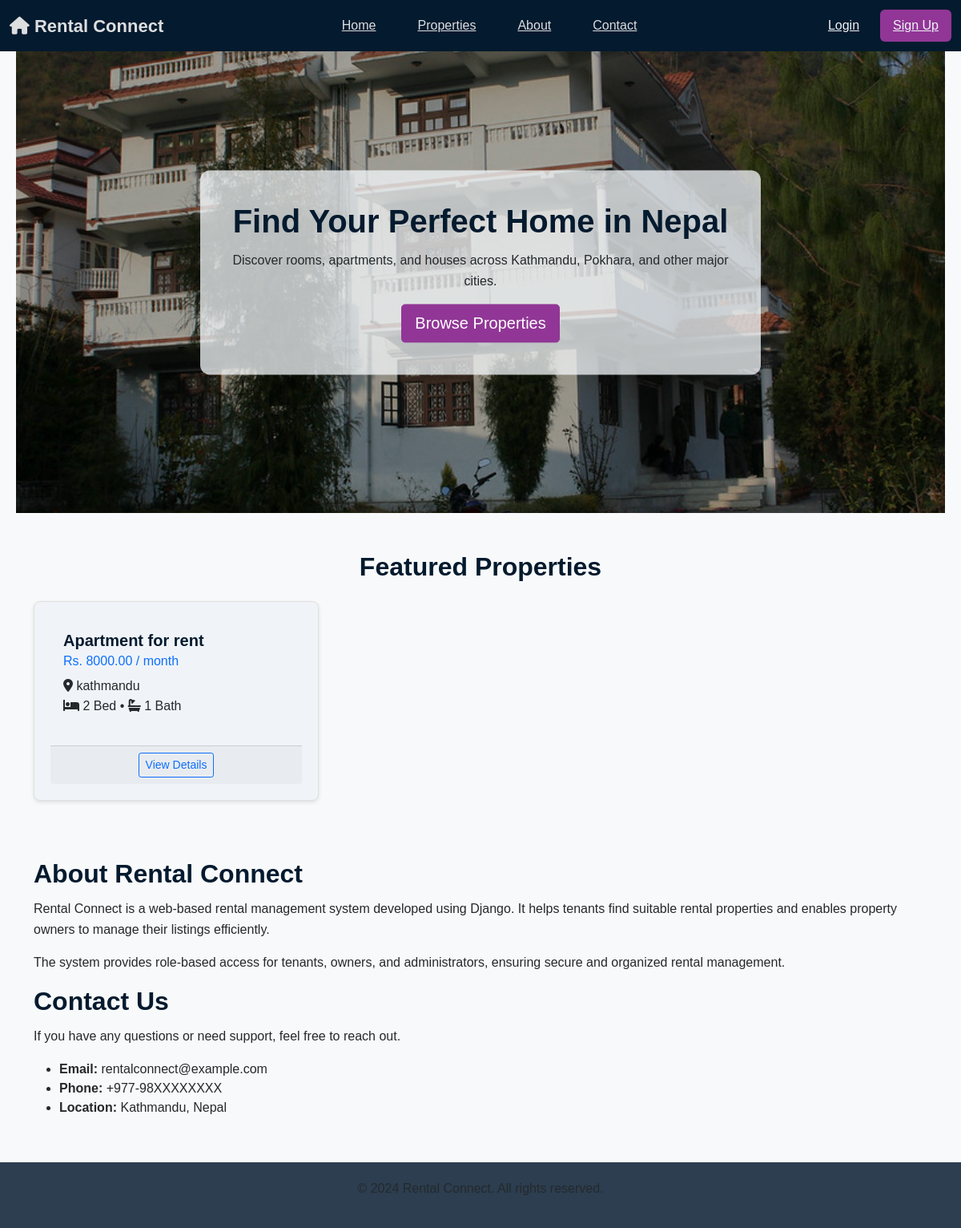
Before: / with the older database file.
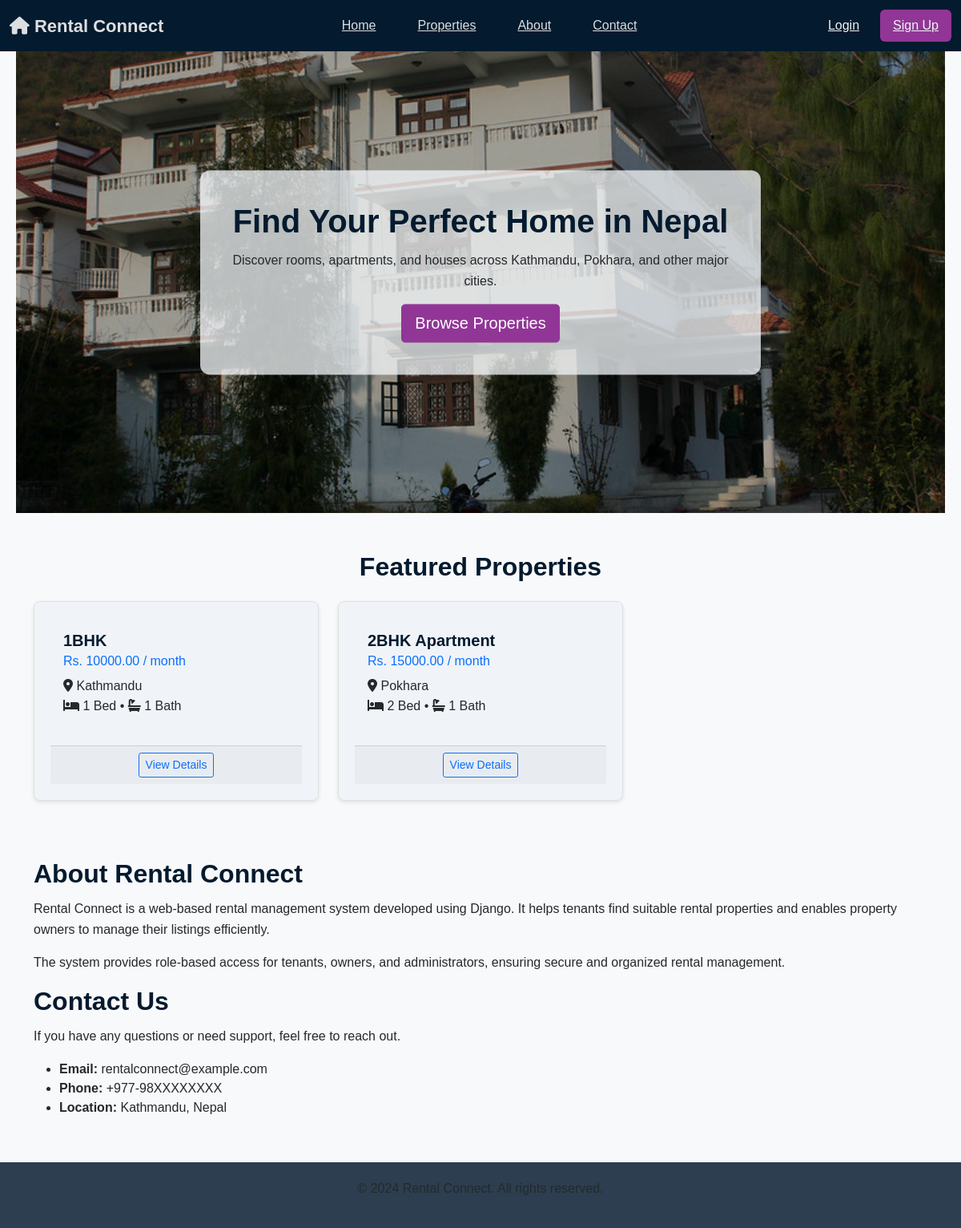
After: the same page with the newer database file.
### listings/models.py (models this page shows, shortened)
class Property(models.Model):
    landlord = models.ForeignKey(
        CustomUser,
        on_delete=models.CASCADE,
        related_name='properties'
    )
    title = models.CharField(max_length=100)
    description = models.TextField()
    city = models.CharField(max_length=50)
    rent = models.DecimalField(max_digits=10, decimal_places=2)
    bedrooms = models.PositiveIntegerField()
    bathrooms = models.PositiveIntegerField()
    address = models.TextField()
    image = models.ImageField(
        upload_to='property_images/',
        blank=True,
        null=True
    )
    is_verified = models.BooleanField(default=False)
    created_at = models.DateTimeField(auto_now_add=True)
    class Meta:
        ordering = ['-created_at']

### listings/views.py (the view, shortened to what this page needs)
# urls.py: path('', views.home, name='home'),
def home(request):
    bookings = None
    owner_properties = []
    if request.user.is_authenticated and request.user.is_tenant:
        bookings = Booking.objects.filter(
            tenant=request.user
        ).order_by('-created_at')
    featured_properties = Property.objects.filter(
        is_verified=True
    ).order_by('-created_at')[:6]
    return render(request, 'listings/home.html', {
        'featured_properties': featured_properties,
        'bookings': bookings,
        'owner_properties': owner_properties,
    })

### templates/listings/home.html (shortened to what this page needs)
{% extends "base.html" %}
{% load static %}
{% block content %}
<section class="hero-section">
    <div class="hero-image-container"></div>
    <div class="hero-overlay"></div>
    <div class="hero-content">
        <h1>Find Your Perfect Home in Nepal</h1>
        <p>
            Discover rooms, apartments, and houses across Kathmandu,
            Pokhara, and other major cities.
        </p>
        <a href="{% url 'property_list' %}" class="btn btn-primary btn-lg">
            Browse Properties
        </a>
    </div>
</section>
<section class="container my-5">
    <h2 class="text-center mb-4">Featured Properties</h2>
    <div class="row">
        {% for property in featured_properties %}
            <div class="col-md-4 mb-4">
                <div class="card property-card h-100">
                    <div class="card-body">
                        <h5 class="card-title">{{ property.title }}</h5>
                        <h6 class="card-subtitle mb-2 text-primary">
                            Rs. {{ property.rent }} / month
                        </h6>
                        <p class="card-text">
                            <i class="fas fa-map-marker-alt"></i>
                            {{ property.city }} <br>
                            <i class="fas fa-bed"></i>
                            {{ property.bedrooms }} Bed •
                            <i class="fas fa-bath"></i>
                            {{ property.bathrooms }} Bath
                        </p>
                    </div>
                    <div class="card-footer text-center">
                        <a href="{% url 'property_detail' property.id %}"
                           class="btn btn-outline-primary btn-sm">
                            View Details
                        </a>
                    </div>
                </div>
            </div>
        {% empty %}
            <div class="col-12">
                <p class="text-center text-muted">
                    No properties available yet.
                </p>
            </div>
        {% endfor %}
    </div>
</section>
<section id="about" class="page-section">
    <div class="container">
        <h2>About Rental Connect</h2>
        <p>
            Rental Connect is a web-based rental management system developed
            using Django. It helps tenants find suitable rental properties
            and enables property owners to manage their listings efficiently.
        </p>
        <p>
            The system provides role-based access for tenants, owners, and
            administrators, ensuring secure and organized rental management.
        </p>
    </div>
</section>
<section id="contact" class="page-section page-section-light">
    <div class="container">
        <h2>Contact Us</h2>
        <p>
            If you have any questions or need support, feel free to reach out.
        </p>
        <ul>
            <li><strong>Email:</strong> rentalconnect@example.com</li>
            <li><strong>Phone:</strong> +977-98XXXXXXXX</li>
            <li><strong>Location:</strong> Kathmandu, Nepal</li>
        </ul>
    </div>
</section>
{% endblock %}

### templates/base.html (shortened to what this page needs)
<!DOCTYPE html>
<html>
<head>
    {% load static %}
    <link href="https://cdn.jsdelivr.net/npm/bootstrap@5.1.3/dist/css/bootstrap.min.css" rel="stylesheet">
    <link rel="stylesheet" href="https://cdnjs.cloudflare.com/ajax/libs/font-awesome/6.0.0/css/all.min.css">
    <link rel="stylesheet" href="{% static 'css/base.css' %}">
    <link rel="stylesheet" href="{% static 'css/style.css' %}">
</head>
<body>
    <div class="top-bar">
        <div class="container">
            <div class="site-title">
                <i class="fas fa-home"></i> Rental Connect
            </div>
            <div class="menu-links">
                <a href="{% url 'home' %}">Home</a>
                <a href="{% url 'property_list' %}">Properties</a>
                <a href="{% url 'home' %}#about" class="scroll-link">About</a>
                <a href="{% url 'home' %}#contact" class="scroll-link">Contact</a>
            </div>
            <div class="auth-links">
    {% if user.is_authenticated %}
        <div class="dropdown">
            <a href="#" class="profile-link dropdown-toggle"
               id="userDropdown"
               data-bs-toggle="dropdown"
               aria-expanded="false">
                <i class="fas fa-user-circle"></i>
                <span class="profile-name">{{ user.username }}</span>
            </a>
            <ul class="dropdown-menu dropdown-menu-end">
                <li>
                    <a class="dropdown-item" href="{% url 'dashboard' %}">
                        Dashboard
                    </a>
                </li>
                <li>
                    <a class="dropdown-item" href="{% url 'update_profile' %}">
                        Update Profile
                    </a>
                </li>
                <li><hr class="dropdown-divider"></li>
                <li>
                    <form method="post" action="{% url 'logout' %}">
                        {% csrf_token %}
                        <button type="submit"
                                class="dropdown-item text-danger">
                            Logout
                        </button>
                    </form>
                </li>
            </ul>
        </div>
    {% else %}
        <a href="{% url 'login' %}" class="login-link">Login</a>
        <a href="{% url 'register' %}" class="btn-signup">Sign Up</a>
    {% endif %}
</div>
        </div>
    </div>
    <div class="main-content">
        <div class="page-content">
            {% block content %}{% endblock %}
        </div>
    </div>
    <div class="bottom-bar">
        <div class="container">
            <p>&copy; 2024 Rental Connect. All rights reserved.</p>
        </div>
    </div>
</body>
</html>

### static/css/base.css (style rules this page uses)
* { margin: 0; padding: 0; box-sizing: border-box; }
html, body { width: 100%; min-height: 100%; overflow-x: hidden; }
body { font-family: Arial, sans-serif; background-color: #f8f9fa; color: #25292c; display: flex; flex-direction: column; }
.top-bar { background: #041a2e; color: #dcdee0; padding: 12px 0; position: fixed; top: 0; left: 0; width: 100%; z-index: 1000; }
.top-bar .container { max-width: 1200px; margin: auto; display: flex; align-items: center; justify-content: space-between; }
.site-title { font-size: 22px; font-weight: bold; }
.menu-links { display: flex; gap: 24px; }
.menu-links a { color: #dcdee0; font-weight: 500; padding: 8px 14px; border-radius: 4px; transition: 0.3s; }
.auth-links { display: flex; align-items: center; gap: 10px; }
.auth-links a { color: #f0f4f8; padding: 8px 16px; border-radius: 6px; transition: 0.3s; font-weight: 500; }
.auth-links .btn-signup { background: #913696; }
.main-content { flex: 1; padding: 40px 0; }
.page-content { max-width: 1200px; margin: auto; padding: 0 20px; }
.hero-section { position: relative; width: 100%; height: 75vh; overflow: hidden; }
.hero-image-container { position: absolute; inset: 0; background-image: url("../images/house2.jpg"); background-size: cover; background-position: center center; background-repeat: no-repeat; z-index: 1; }
.hero-overlay { position: absolute; inset: 0; background: rgba(0, 0, 0, 0.35); z-index: 2; }
.hero-content { position: relative; z-index: 3; max-width: 700px; margin: 0 auto; top: 50%; transform: translateY(-50%); text-align: center; background: rgba(245, 249, 251, 0.75); padding: 40px 30px; border-radius: 12px; }
.bottom-bar { background: #2c3e50; color: #dcdee0; text-align: center; padding: 20px 0; margin-top: auto; }

### static/css/style.css (style rules this page uses)
h1, h2, h3, h4, h5 { color: #041a2e; font-weight: 600; margin-bottom: 0.75rem; }
p { color: #25292c; line-height: 1.6; margin-bottom: 1rem; }
.property-card { background-color: #f0f4f8; border-radius: 8px; padding: 20px; margin-bottom: 20px; border: 1px solid #e0e0e0; box-shadow: 0 2px 5px rgba(0,0,0,0.1); transition: all 0.3s ease; }
.btn-primary { background-color: #913696; border-color: #913696; }
a { color: #2563eb; }

Changed rows visible on the page:
added Property: title "1BHK", rent "10000.00", city "Kathmandu", bedrooms "1", bathrooms "1"
changed Property: title "Apartment for rent" → "2BHK Apartment"; rent "8000.00" → "15000.00"; city "kathmandu" → "Pokhara"
